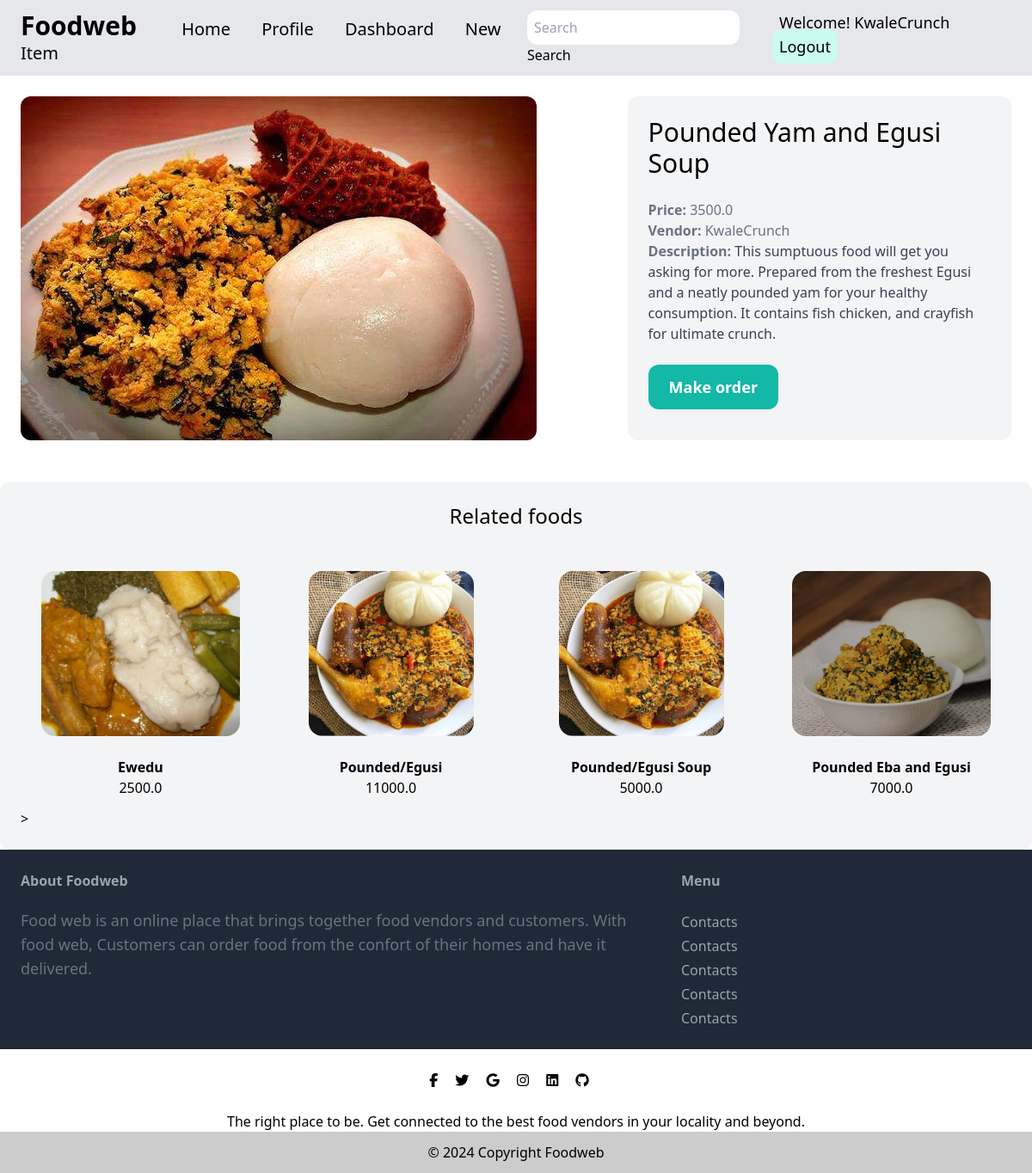
The page /1/ (signed in) on the database its author committed.
### foods/models.py (models this page shows, shortened)
class Food(models.Model):
    category = models.ForeignKey(Category, related_name="foods", on_delete=models.CASCADE )
    name = models.CharField(max_length=50)
    description = models.TextField(blank=True, null=True)
    price = models.FloatField()
    image = models.ImageField(upload_to="food_images", blank=True, null=True)
    is_sold = models.BooleanField(default=False)
    created_by = models.ForeignKey(User, related_name="foods", on_delete=models.CASCADE)
    created_at = models.DateTimeField(auto_now_add=True)

### foods/views.py (the view)
# urls.py: path('<int:food_id>/', views.get_details, name='details' ),
def get_details (request, food_id):
    food = get_object_or_404(Food, pk = food_id)
    related_foods = Food.objects.filter(category = food.category, is_sold = False).exclude(pk = food.id)[0:4]
    return render(request, 'details.html', {
        'food': food,
        'related_foods': related_foods
    })

### foods/templates/details.html (shortened to what this page needs)
{% extends 'base.html' %}
{% block content %}
  <div class="grid grid-cols-5 gap-6 p-6">
    <div class="col-span-3">
        <img src="{{ food.image.url }}" alt="" class="rounded-xl w-full object-contain max-w-fit">
    </div>
    <div class="col-span-2 p-6 bg-gray-100 rounded-xl">
        <h1 class="mb-6 text-3xl ">{{food.name}}</h1>
        <p class="text-gray-500"><strong>Price: </strong>{{food.price}}</p>
        <p class="text-gray-500"><strong>Vendor: </strong>{{food.created_by}}</p>
        {% if food.description %}
            <p class="text-gray-700">
                <strong class="text-gray-500">Description: </strong>
                {{food.description}}
            </p>
        {% endif %}
        <a href="#" class="inline-block mt-6 px-6 py-3 text-lg font-semibold bg-teal-500 text-white rounded-xl hover:bg-teal-700">Make order</a>
    </div>
  </div>
  <div class="mt-6 px-6 py-6 bg-gray-100 rounded-xl">
    <h1 class="mb-6 text-2xl text-center">Related foods</h1>
    <div class="grid grid-cols-4 gap-3">
        {% for food in related_foods %}
           {% include 'foodcard.html' %}
        {% endfor %}
        >
    </div>
  </div>
{% endblock %}

### foods/templates/navbar.html
<nav class="px-6 py-3 flex justify-between bg-gray-200">
      <div class="" >
        <a class="text-3xl font-bold pr-8" href="#">Foodweb</a>
        <a class="text-xl font-medium px-4" aria-current="page" href="{% url 'food:index' %}">Home</a>
        <a class="text-xl font-medium px-4" href="#">Profile</a>
        <a class="text-xl font-medium px-4" href="#">Dashboard</a>
        <a class="text-xl font-medium px-4" href="{% url 'food:new_food' %}">New Item</a>
      </div>
      <form class="" role="search">
        <input class="rounded-xl p-2" type="search" placeholder="Search" aria-label="Search">
        <button class="" type="submit">Search</button>
      </form>
      <div class=" ">
        {% if user.is_authenticated %}
          <a class="p-2 text-lg font-medium  rounded-xl"> Welcome! {{ user.username }}</a>
          <a class="p-2 text-lg font-medium bg-teal-100 rounded-xl " href="{% url 'user:logout' %}">Logout</a>
        {% else %}
          <a class="p-2 text-lg font-medium bg-indigo-200 rounded-xl" href="{% url 'user:signup'%}">Sign Up</a>
          <a class="p-2 text-lg font-medium bg-indigo-200 rounded-xl" href="{% url 'user:login' %}">Login</a>
        {% endif %}
      </div>
    </nav>

### foods/templates/foodcard.html
<a href="{% url 'food:details' food.id %}" class="">
  <div class=" col-span-1 grid justify-items-center  ">
    {% if food.image.url %}
      <div class="m-6  justify-self-center ">
        <img src="{{ food.image.url }}" class="h-48 rounded-2xl w-full max-w-fit object-cover" alt="...">
      </div>
    {% endif %}
      <div class="">
        <h5 class="font-semibold text-center">{{ food.name }}</h5>
        <h4 class="font-medium text-center">{{ food.price }}</h6>
      </div>
  </div>
</a>

### static/src/styles.css (style rules this page uses)
html, :host { line-height: 1.5; -webkit-text-size-adjust: 100%; -moz-tab-size: 4; -o-tab-size: 4; tab-size: 4; font-family: ui-sans-serif, system-ui, sans-serif, "Apple Color Emoji", "Segoe UI Emoji", "Segoe UI Symbol", "Noto Color Emoji"; font-feature-settings: normal; font-variation-settings: normal; -webkit-tap-highlight-color: transparent; }
body { margin: 0; line-height: inherit; }
h1, h2, h3, h4, h5, h6 { font-size: inherit; font-weight: inherit; }
a { color: inherit; text-decoration: inherit; }
b, strong { font-weight: bolder; }
button, input, optgroup, select, textarea { font-family: inherit; font-feature-settings: inherit; font-variation-settings: inherit; font-size: 100%; font-weight: inherit; line-height: inherit; letter-spacing: inherit; color: inherit; margin: 0; padding: 0; }
button, select { text-transform: none; }
button, input:where([type='button']), input:where([type='reset']), input:where([type='submit']) { -webkit-appearance: button; background-color: transparent; background-image: none; }
[type='search'] { -webkit-appearance: textfield; outline-offset: -2px; }
blockquote, dl, dd, h1, h2, h3, h4, h5, h6, hr, figure, p, pre { margin: 0; }
input::placeholder, textarea::placeholder { opacity: 1; color: #9ca3af; }
button, [role="button"] { cursor: pointer; }
img, svg, video, canvas, audio, iframe, embed, object { display: block; vertical-align: middle; }
img, video { max-width: 100%; height: auto; }
.col-span-1 { grid-column: span 1 / span 1; }
.col-span-2 { grid-column: span 2 / span 2; }
.col-span-3 { grid-column: span 3 / span 3; }
.m-6 { margin: 1.5rem; }
.mb-6 { margin-bottom: 1.5rem; }
.mt-6 { margin-top: 1.5rem; }
.inline-block { display: inline-block; }
.flex { display: flex; }
.grid { display: grid; }
.h-48 { height: 12rem; }
.w-full { width: 100%; }
.max-w-fit { max-width: -moz-fit-content; max-width: fit-content; }
.grid-cols-4 { grid-template-columns: repeat(4, minmax(0, 1fr)); }
.grid-cols-5 { grid-template-columns: repeat(5, minmax(0, 1fr)); }
.justify-between { justify-content: space-between; }
.justify-items-center { justify-items: center; }
.gap-3 { gap: 0.75rem; }
.gap-6 { gap: 1.5rem; }
.justify-self-center { justify-self: center; }
.rounded-2xl { border-radius: 1rem; }
.rounded-xl { border-radius: 0.75rem; }
.bg-gray-100 { --tw-bg-opacity: 1; background-color: rgb(243 244 246 / var(--tw-bg-opacity)); }
.bg-gray-200 { --tw-bg-opacity: 1; background-color: rgb(229 231 235 / var(--tw-bg-opacity)); }
.bg-teal-100 { --tw-bg-opacity: 1; background-color: rgb(204 251 241 / var(--tw-bg-opacity)); }
.bg-teal-500 { --tw-bg-opacity: 1; background-color: rgb(20 184 166 / var(--tw-bg-opacity)); }
.object-contain { -o-object-fit: contain; object-fit: contain; }
.object-cover { -o-object-fit: cover; object-fit: cover; }
.p-2 { padding: 0.5rem; }
.p-6 { padding: 1.5rem; }
.px-4 { padding-left: 1rem; padding-right: 1rem; }
.px-6 { padding-left: 1.5rem; padding-right: 1.5rem; }
.py-3 { padding-top: 0.75rem; padding-bottom: 0.75rem; }
.py-6 { padding-top: 1.5rem; padding-bottom: 1.5rem; }
.pr-8 { padding-right: 2rem; }
.text-center { text-align: center; }
.text-2xl { font-size: 1.5rem; line-height: 2rem; }
.text-3xl { font-size: 1.875rem; line-height: 2.25rem; }
.text-lg { font-size: 1.125rem; line-height: 1.75rem; }
.text-xl { font-size: 1.25rem; line-height: 1.75rem; }
.font-bold { font-weight: 700; }
.font-medium { font-weight: 500; }
.font-semibold { font-weight: 600; }
.text-gray-500 { --tw-text-opacity: 1; color: rgb(107 114 128 / var(--tw-text-opacity)); }
.text-gray-700 { --tw-text-opacity: 1; color: rgb(55 65 81 / var(--tw-text-opacity)); }
.text-white { --tw-text-opacity: 1; color: rgb(255 255 255 / var(--tw-text-opacity)); }

### rows shown on the page
Food: image (picture), name "Pounded Yam and Egusi Soup", price "3500.0", created_by "KwaleCrunch", description "This sumptuous food will get you asking for more. Prepared from the freshest Egusi and a neatly pounded yam for your healthy consumption. It contains fish chicken, and crayfish for ultimate crunch."
Food: image (picture), name "Ewedu", price "2500.0"
Food: image (picture), name "Pounded/Egusi", price "11000.0"
Food: image (picture), name "Pounded/Egusi Soup", price "5000.0"
Food: image (picture), name "Pounded Eba and Egusi", price "7000.0"

### other values the page prints
{{ user.username }} "KwaleCrunch"
